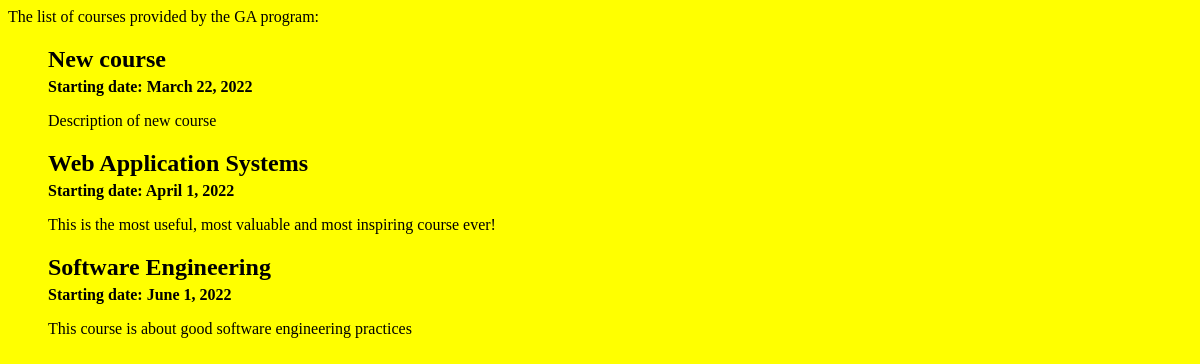
The page / on the database its author committed.
### courses/models.py (models this page shows, shortened)
class Course(models.Model):
    title = models.CharField(max_length=256, unique=True)
    description = models.CharField(max_length=1024)
    start_date = models.DateField()

### courses/views.py (the view)
# urls.py: path('', views.index),
def index(request):
    context = dict()
    courses = Course.objects.order_by('start_date')
    context['courses'] = courses
    return render(request, 'courses/index.html', context=context)

### templates/courses/index.html (shortened to what this page needs)
<!DOCTYPE html>
<html>
    <head>
        {% load static %}
        <link
                rel="stylesheet"
                type="text/css" href="{% static 'courses/style.css' %}">
    </head>
    <body>
        The list of courses provided by the GA program:
        <div class="coursesContainer">
            <ul class="coursesList">
                {% for course in courses %}
                    <li>
                        <p>
                        <h2 class="courseTitle">{{ course.title }}</h2>
                            <p class="courseStartDate">Starting date: {{ course.start_date }}</p>
                            <p class="courseDescription">{{ course.description }}</p>
                        </p>
                    </li>
                {% endfor %}
            </ul>
        </div>
    </body>
</html>

### static/courses/style.css (style rules this page uses)
body { background-color: yellow; }
.courseTitle { font-weight: bold; margin-bottom: 5px }
.courseStartDate { font-weight: bold; margin-top: 0px; }
.coursesList { padding-left: 40px; list-style-type: none; }

### rows shown on the page
Course: title "New course", start_date "March 22, 2022", description "Description of new course"
Course: title "Web Application Systems", start_date "April 1, 2022", description "This is the most useful, most valuable and most inspiring course ever!"
Course: title "Software Engineering", start_date "June 1, 2022", description "This course is about good software engineering practices"
